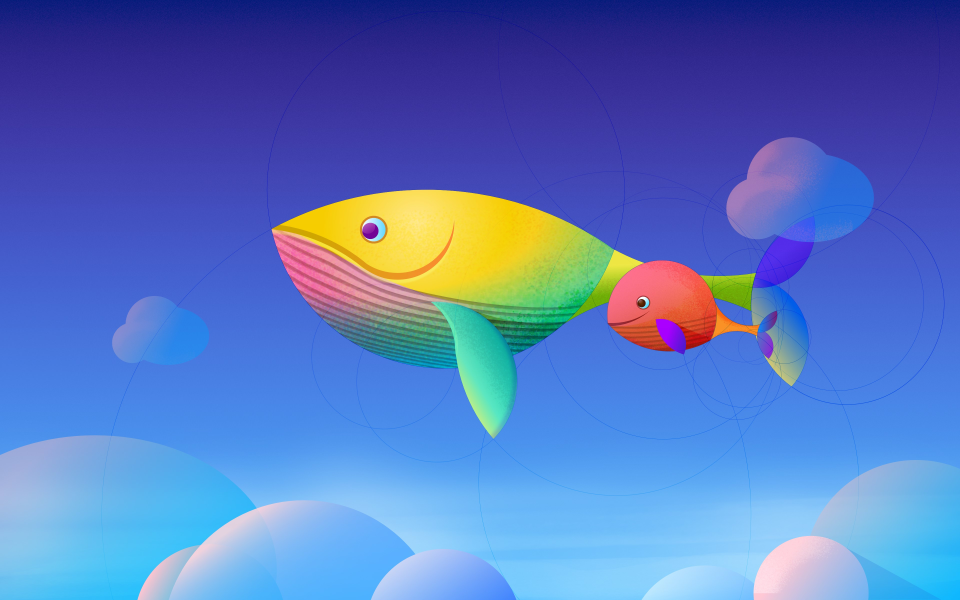
//> input picture cpp/opencv/imgproc/test.jpg, 3840 x 2400 px (shown at 1/4 size)
$ ./canny   (built with g++ and OpenCV 4)
//> lines starting //> are read from the running program, lines starting //| are printed output that depends on the picture
#include <opencv2/highgui.hpp>
#include <opencv2/imgproc.hpp>

using namespace cv;
using namespace std;

String url = "../imgproc/test.jpg";

int main()
{
    Mat SrcPic = imread(url);
//> SrcPic is the input picture: 2400 rows x 3840 cols, CV_8UC3; mean B, G, R 191.2, 117.6, 87.4
    resize(SrcPic,SrcPic,Size(640,480));
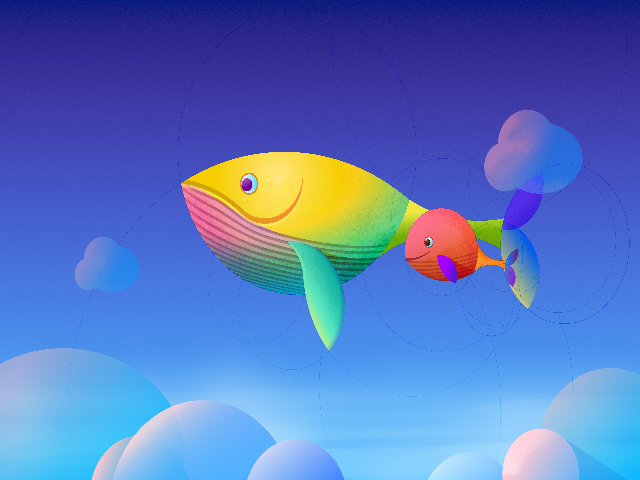
//> SrcPic: 480 rows x 640 cols, CV_8UC3; mean B, G, R 191.4, 117.7, 87.6
    imshow("Src Pic", SrcPic);
    Mat DstPic, edge, grayImage;

    DstPic.create(SrcPic.size(), SrcPic.type());

    cvtColor(SrcPic, grayImage, COLOR_BGR2GRAY);
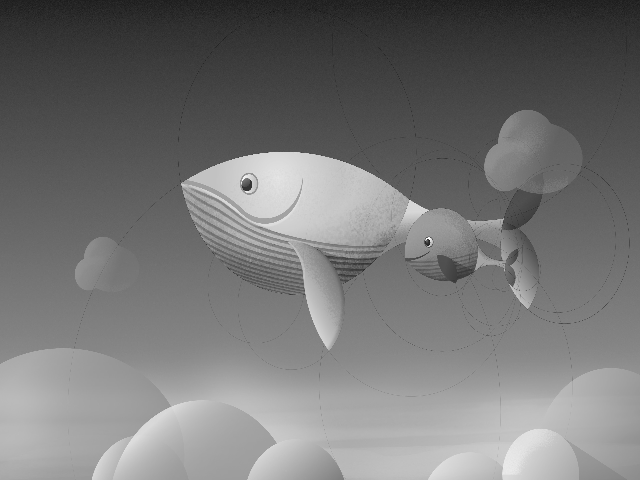
//> grayImage: 480 rows x 640 cols, CV_8UC1; min 20, max 255, mean 117.1
    //先使用3*3内核来降噪
    blur(grayImage, edge, Size(3, 3));
    //运行canny算子
    Canny(edge, edge, 3, 9, 3);
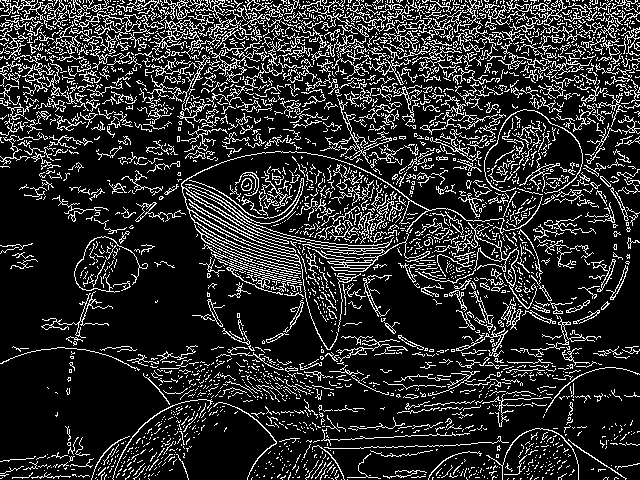
//> edge: 480 rows x 640 cols, CV_8UC1; 17.1% white in thin lines or dots
    imshow("边缘提取效果", edge);
    waitKey();
    return 0;
}

$ run again, with cpp/opencv/imgproc/1540865910.jpg copied over cpp/opencv/imgproc/test.jpg
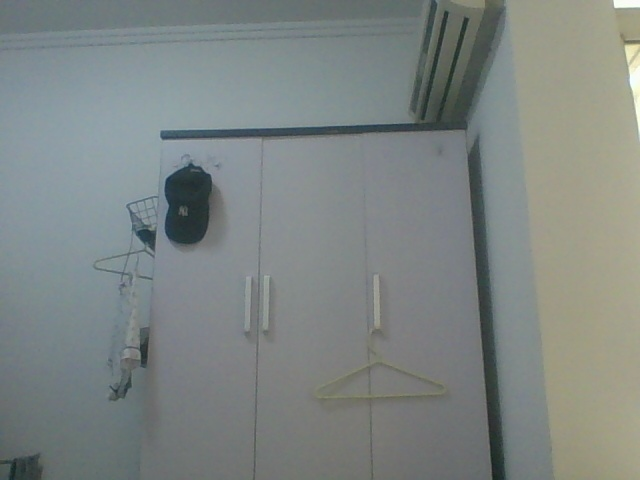
//> input picture cpp/opencv/imgproc/1540865910.jpg, 640 x 480 px
//> SrcPic is the input picture: 480 rows x 640 cols, CV_8UC3; mean B, G, R 131, 133.1, 126.2
//> `cvtColor(SrcPic, grayImage, COLOR_BGR2GRAY);`:
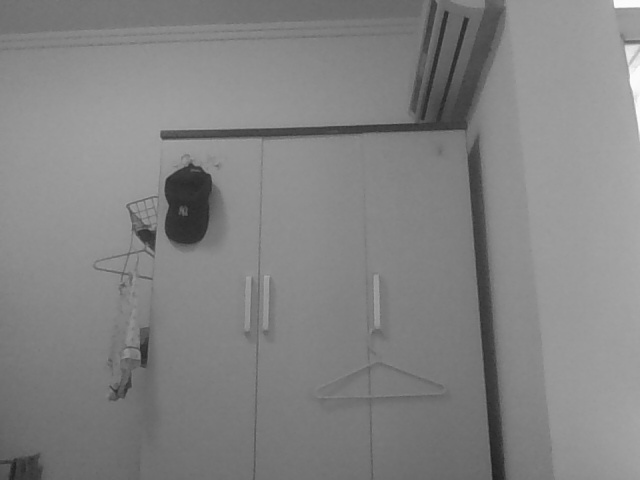
//> grayImage: 480 rows x 640 cols, CV_8UC1; min 30, max 253, mean 130.8
//> `Canny(edge, edge, 3, 9, 3);`:
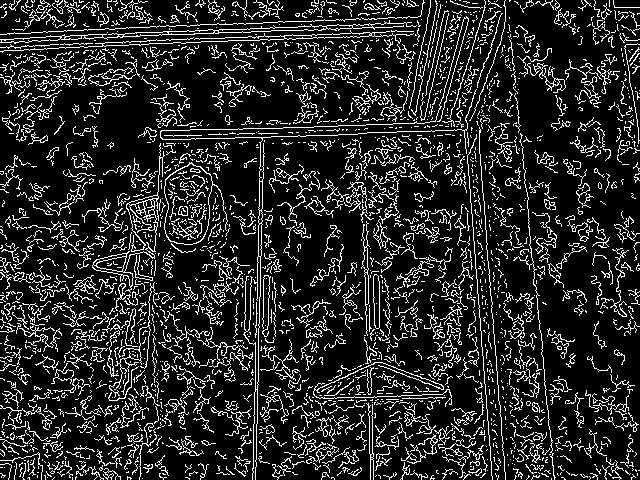
//> edge: 480 rows x 640 cols, CV_8UC1; 15.5% white in thin lines or dots
